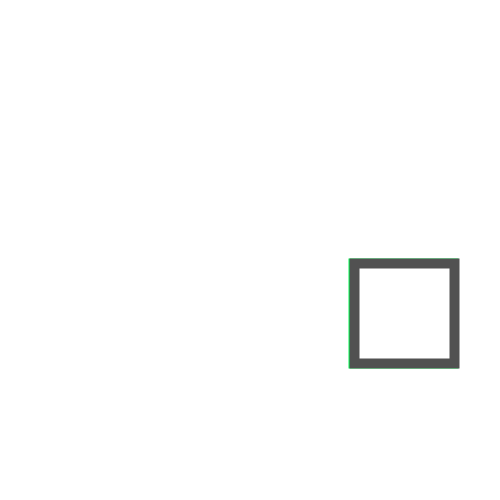
Frame 1 (no input)
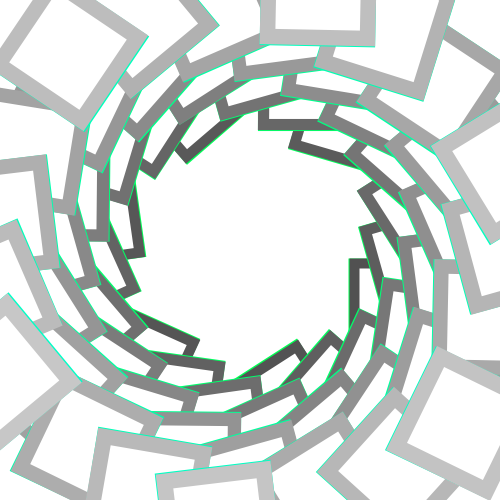
Frame 60 (the mouse pressed at the canvas centre just before this capture)
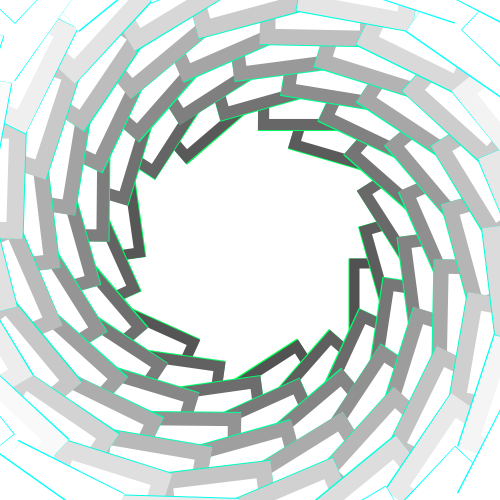
Frame 120 (the mouse held since frame 60 and released just before this capture)

The Processing sketch that drew these frames (run headless with seeded random() and noise(); from frame 60 on, the mouse is pressed at the canvas centre):

// Processing sketch: processing_180282
// ── processing_180282.pde

float a=0;
float b=3;
float c=10;
float d =80;

void setup(){
  
  size(500,500);
  background(255,255,255);
  
}
 void draw(){
   translate(width/2, height/2);
   
   
   
   
   strokeWeight(c);
   stroke(0,255,d);
   pushMatrix();
   rotate(a);
   translate(100,10);
   rect(b,3,100,100);
   
   b=b+1;
   c=c+0.05;
   d=d+1;
   
   popMatrix();
   rotate(a);
   stroke(d);
   translate(100,10);
   rect(b,3,100,100);
   
   a=a+1;
   b=b+1;
   c=c+0.05;
   d=d+1;
   
 }
